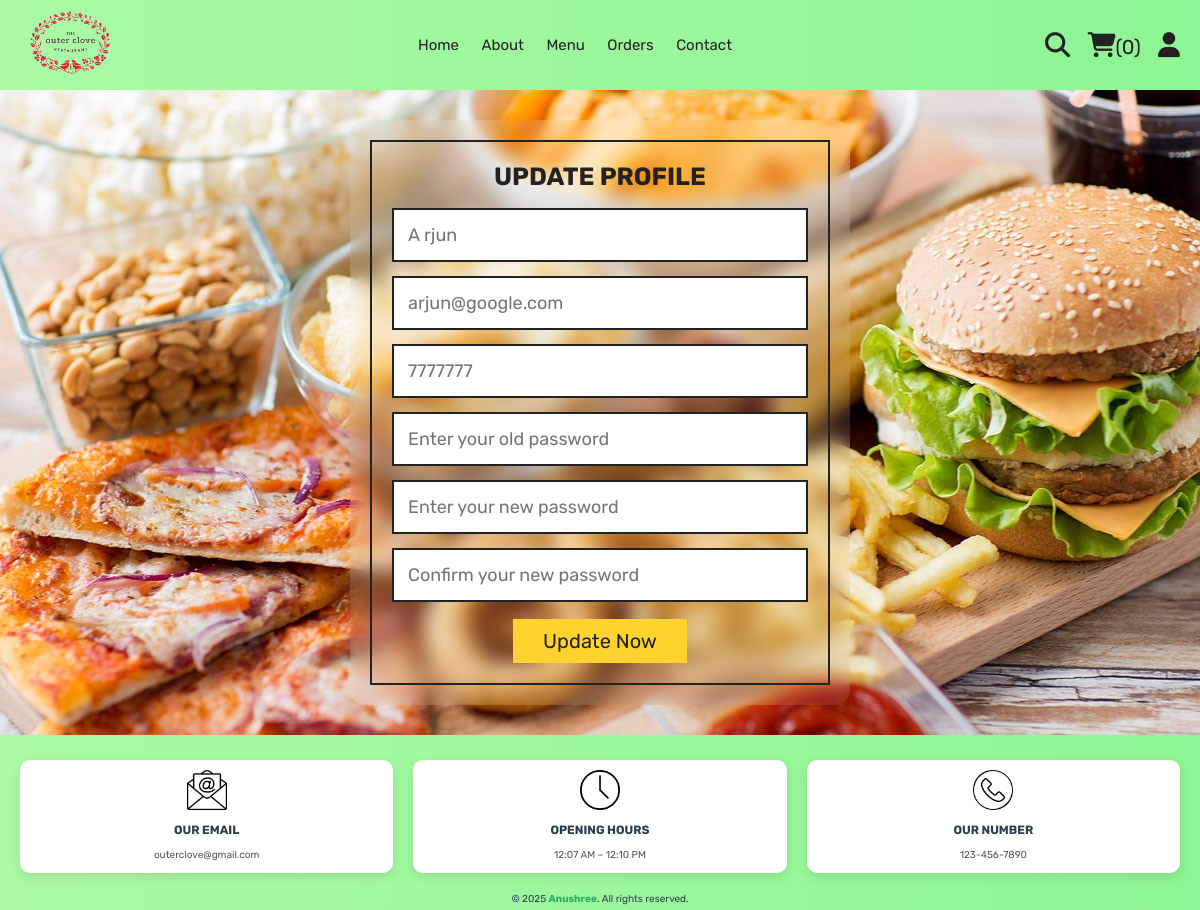
The page /update_profile.php (signed in) on the database its author committed.
### tables this page shows
CREATE TABLE `users` (
  `id` int(100) NOT NULL,
  `name` varchar(20) NOT NULL,
  `email` varchar(50) NOT NULL,
  `number` varchar(10) NOT NULL,
  `password` varchar(50) NOT NULL,
  `address` varchar(500) NOT NULL
);

### update_profile.php (the view, shortened to what this page needs)
<?php
include 'components/connect.php';
?>
<!DOCTYPE html>
<html lang="en">
<head>
   <link rel="stylesheet" href="https://cdnjs.cloudflare.com/ajax/libs/font-awesome/6.1.1/css/all.min.css">
   <link rel="stylesheet" href="css/style.css">
</head>
<body style="background-image: url('images/2016_09_29_12990_1475116504._large.jpg'); background-size: cover; background-position: center; background-repeat: no-repeat;">
<?php include 'components/user_header.php'; ?>
<section class="form-container update-form">
   <form action="" method="post">
      <h3>Update profile</h3>
      <input type="text" name="name" placeholder="<?= $fetch_profile['name']; ?>" class="box" maxlength="50">
      <input type="email" name="email" placeholder="<?= $fetch_profile['email']; ?>" class="box" maxlength="50" oninput="this.value = this.value.replace(/\s/g, '')">
      <input type="number" name="number" placeholder="<?= $fetch_profile['number']; ?>"" class="box" min="0" max="9999999999" maxlength="10">
      <input type="password" name="old_pass" placeholder="Enter your old password" class="box" maxlength="50" oninput="this.value = this.value.replace(/\s/g, '')">
      <input type="password" name="new_pass" placeholder="Enter your new password" class="box" maxlength="50" oninput="this.value = this.value.replace(/\s/g, '')">
      <input type="password" name="confirm_pass" placeholder="Confirm your new password" class="box" maxlength="50" oninput="this.value = this.value.replace(/\s/g, '')">
      <input type="submit" value="update now" name="submit" class="btn">
   </form>
</section>
<?php include 'components/footer.php'; ?>
</body>
</html>

### css/style.css (style rules this page uses)
:root { --yellow: #fed330; --red: #e74c3c; --white: #fff; --black: #222; --light-color: #777; --border: .2rem solid var(--black); }
* { font-family: 'Rubik', sans-serif; margin: 0; padding: 0; box-sizing: border-box; outline: none; border: none; text-decoration: none; }
html { font-size: 62.5%; overflow-x: hidden; scroll-behavior: smooth; }
section { margin: 0 auto; max-width: 1200px; padding: 2rem; }
.btn, .delete-btn { margin-top: 1rem; display: inline-block; font-size: 2rem; padding: 1rem 3rem; cursor: pointer; text-transform: capitalize; transition: .2s linear; }
.btn { background-color: var(--yellow); color: var(--black); }
.form-container { background: rgba(255, 255, 255, 0.1); backdrop-filter: blur(10px); border-radius: 15px; padding: 20px; width: 90%; max-width: 500px; margin: 30px auto; text-align: center; box-sizing: border-box; }
.form-container form { border: var(--border); margin: 0 auto; max-width: 50rem; padding: 2rem; text-align: center; }
.form-container form h3 { font-size: 2.5rem; color: var(--black); text-transform: uppercase; margin-bottom: 1rem; }
.form-container form .box { margin: .7rem 0; width: 100%; border: var(--border); padding: 1.4rem; font-size: 1.8rem; color: var(--black); }

### rows shown on the page
users: name "A rjun", email "arjun@google.com", number "7777777"

### other values the page prints
$total_cart_items "0"
